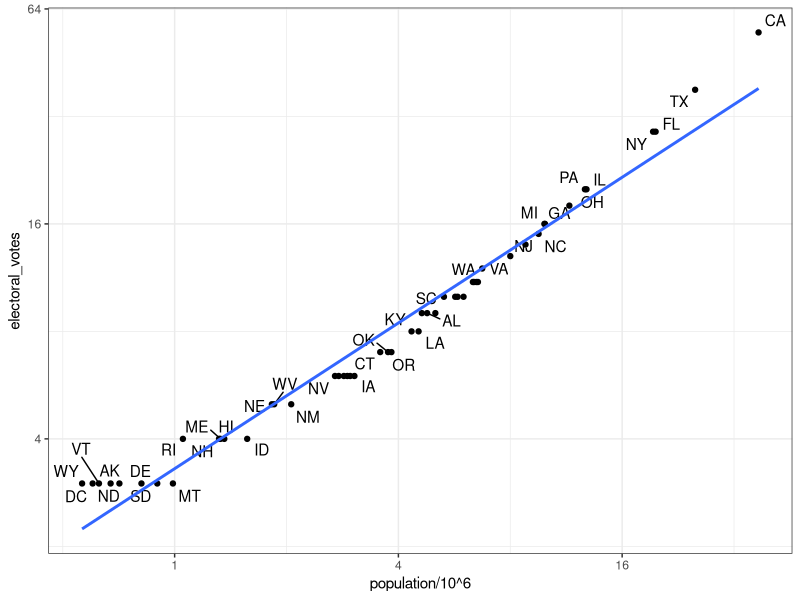

This chart was generated by the following R code:
# import US murders data
library(tidyverse)
library(ggrepel)
library(dslabs)
ds_theme_set()
data(murders)
head(murders)

# import US election results data
data(polls_us_election_2016)
head(results_us_election_2016)
identical(results_us_election_2016$state, murders$state)

######################################################################
# Combining tables
######################################################################

# join the murders table and US election results table
tab <- left_join(murders, results_us_election_2016, by = "state")
head(tab)

# plot electoral votes versus population
tab %>% ggplot(aes(population/10^6, electoral_votes, label = abb)) +
  geom_point() + #plot points
  geom_text_repel() +  #plot text
  scale_x_continuous(trans = "log2") + #scale
  scale_y_continuous(trans = "log2") + #scale
  geom_smooth(method = "lm", se = FALSE) #show tendency 

# make two smaller tables to demonstrate joins
tab1 <- slice(murders, 1:6) %>% select(state, population)
tab1
tab2 <- slice(results_us_election_2016, c(1:3, 5, 7:8)) %>% select(state, electoral_votes)
tab2

# experiment with different joins
# maybe the best in this case is full_join()
full_join(tab1,tab2)
left_join(tab1, tab2)
tab1 %>% left_join(tab2)
tab1 %>% right_join(tab2)
inner_join(tab1, tab2)
semi_join(tab1, tab2)
anti_join(tab1, tab2)

#######################################################################
# Binding tables
#######################################################################

#bind_cols and bind_rows return tibbles
#R base has some functions that perform the same (cbind and rbind) but return data.frame or matrixes

#short example
bind_cols(a = 1:3, b = 4:6)

# extract 3 tables with different columns and binding them together using bind_cols
tab1 <- tab[, 1:3]
tab2 <- tab[, 4:6]
tab3 <- tab[, 7:9]
new_tab <- bind_cols(tab1, tab2, tab3)
head(new_tab)

# same with rows
tab1 <- tab[1:2,]
tab2 <- tab[3:4,]
bind_rows(tab1, tab2)

######################################################################
# Set Operators
######################################################################

#union: makes an union of two sets
#intersection: return the intersectation of two sets
#setdiff(x,y): return the elements in x that don't appear in y
#setequal(x,y): return of the two sets x and y are the same regardless of the order

# intersect vectors or data frames
intersect(1:10, 6:15)
intersect(c("a","b","c"), c("b","c","d"))
tab1 <- tab[1:5,]
tab2 <- tab[3:7,]
intersect(tab1, tab2)

# perform a union of vectors or data frames
union(1:10, 6:15)
union(c("a","b","c"), c("b","c","d"))
tab1 <- tab[1:5,]
tab2 <- tab[3:7,]
union(tab1, tab2)

# set difference of vectors or data frames
setdiff(1:10, 6:15)
setdiff(6:15, 1:10)
tab1 <- tab[1:5,]
tab2 <- tab[3:7,]
setdiff(tab1, tab2)

# setequal determines whether sets have the same elements, regardless of order
setequal(1:5, 1:6)
setequal(1:5, 5:1)
setequal(tab1, tab2)
